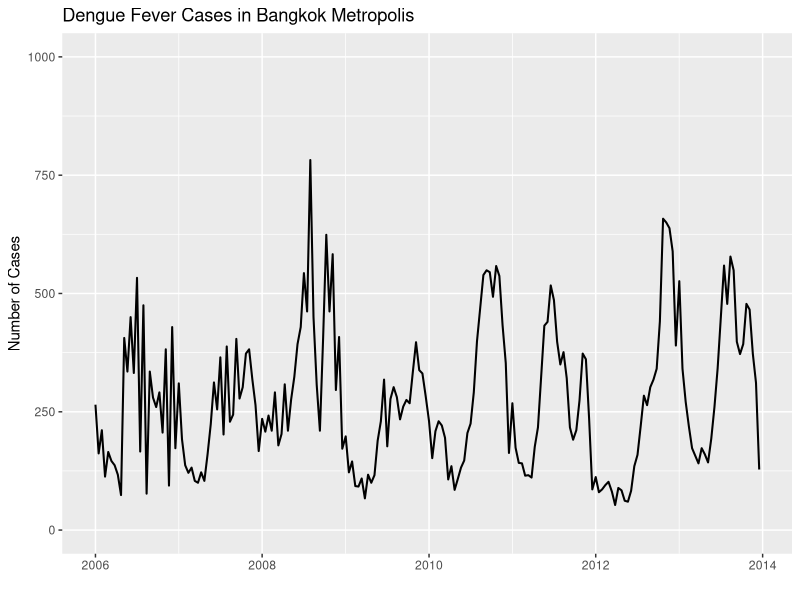

R code for this plot:
## ---- chunk 1
dat <- read.csv('../data/province-biweek-counts.csv')
print(head(dat))
## ---- chunk 2
library(ggplot2)
dat$date_sick <- as.Date(strptime(dat$date_sick,"%m/%d/%Y")) # convert to date
plot <- ggplot() +
    geom_line(mapping = aes(x = date_sick, y = cases),
              size=0.7,
              data = dat) +
    xlab("") + ylab("Number of Cases") +
    coord_cartesian(ylim = c(0, 1000)) +
    ggtitle("Dengue Fever Cases in Bangkok Metropolis")
print(plot)
